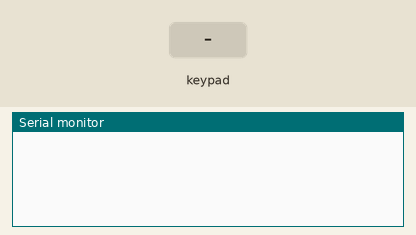
Bench run of a sketch on a simulated Arduino Mega 2560, built with avr-gcc and run on an emulated ATmega2560. On the bench: the last lines printed to the serial monitor. Wiring (inferred from the names in the program): 4×4 keypad with keys 1 2 3 A 4 5 6 B 7 8 9 C # 0 * D: rows pin 47, pin 49, pin 51, pin 53; columns pin 45, pin 43, pin 41, pin 39. The test bench sets the inputs (shaded band).

Above: at 1.2 s.
1.3 s: key '1' pressed
At 2.5 s:
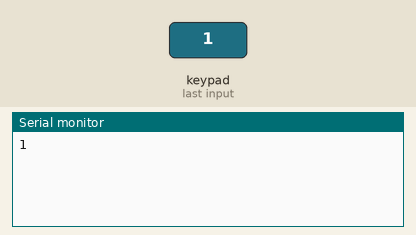
2.9 s: keypad keys 4 5 4 3 4 1 3 9 # pressed 0.4 s apart
At 7.4 s:
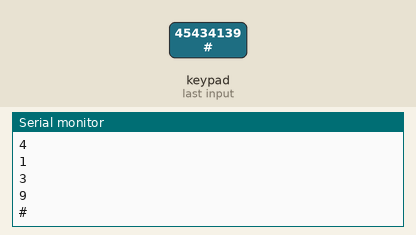
8.0 s: key 'A' pressed
At 8.8 s:
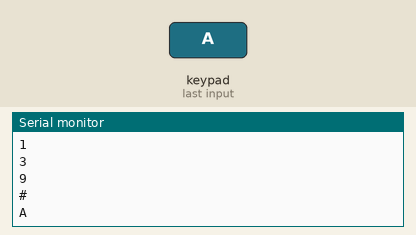
9.6 s: keypad keys 4 5 4 3 4 1 3 9 * pressed 0.4 s apart
At 13.7 s:
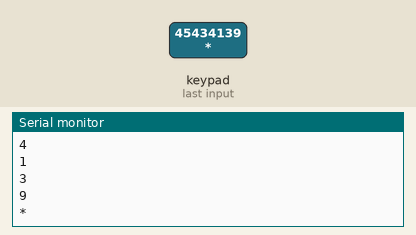
14.7 s: key 'B' pressed
At 16.0 s:
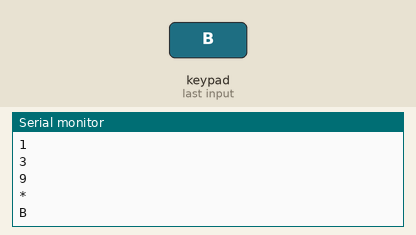
16.3 s: keypad keys 4 5 4 3 4 1 3 9 D pressed 0.4 s apart
At 20.0 s:
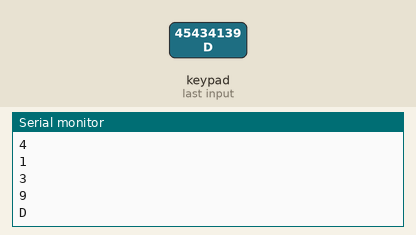
Timing chart, 0 to 21.5 s (numbered marks = the images above; inputs shaded):
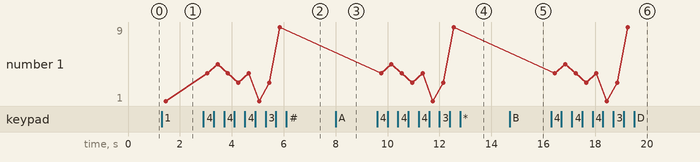

The sketch:

keypad.ino
```cpp
const int numRows = 4;
const int numCols = 4;
/* 4X4키패드 */
char keys[numRows][numCols]={
  {'1','2','3','A'},
  {'4','5','6','B'},
  {'7','8','9','C'},
  {'#','0','*','D'}
}; //키패드 설정
const int colPins[] = {45,43,41,39};
const int rowPins[] = {47,49,51,53};

void setup()
{
  for (int i = 0 ; i < numRows; i++)
  {
    pinMode(rowPins[i],INPUT_PULLUP);
  }
  for (int i = 0 ; i < numCols; i++)
  {
    pinMode(colPins[i],OUTPUT);
    digitalWrite(colPins[i],HIGH);
  } // keypad 출력 (pullup, output 설정)
  Serial.begin(9600);
}

void loop()
{
  char key = 0;
  for (int i= 0 ; i < numCols ; i++)
  {
    digitalWrite(colPins[i], 0);
    for (int j= 0; j < numRows; j++)
    {
      if(digitalRead(rowPins[j]) == 0)
      {
        delay(100);
        while(digitalRead(rowPins[j])==0){
        }
        key = keys[j][i];
      }
    }
    digitalWrite(colPins[i],1);
  }
  if(key != 0)
  {
    Serial.println(key);
  }
}
```

Measured:
- after the input at 1.3 s, the serial monitor: prints a new line after 0.15 s (image 1)
- after the input at 2.9 s, the serial monitor: prints a new line after 0.15 s (image 2)
- after the input at 8.0 s, the serial monitor: prints a new line after 0.15 s (image 3)
- after the input at 9.6 s, the serial monitor: prints a new line after 0.15 s (image 4)
- after the input at 14.7 s, the serial monitor: prints a new line after 0.15 s (image 5)
- after the input at 16.3 s, the serial monitor: prints a new line after 0.15 s (image 6)
- plotted number 1: 1 → 9 after the input at 2.9 s
